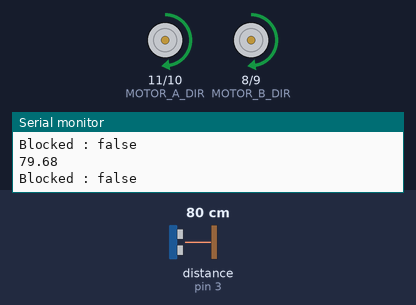
Recording of a sketch running on a simulated Arduino Uno, built with avr-gcc and run on an emulated ATmega328P. Parts: direction and speed pins drawn as motors (green arrow = direction pin HIGH = forward, orange = LOW = backward, longer = more drive), the last lines printed to the serial monitor. Wiring (inferred from the names in the program): ultrasonic range finder: trigger pin 12; echo pin 3. The inputs (shaded band) are chosen by the test bench; at power-on: distance to the obstacle (sensor on pin 3) 80 cm. The echo pulse lasts 58.3 µs per cm; random numbers use the default seed unless the sketch sets one.

Above: at 1.2 s.
1.3 s: distance to the obstacle (sensor on pin 3) set to 17 cm
2.8 s: distance to the obstacle (sensor on pin 3) set to 14 cm
At 3.2 s:
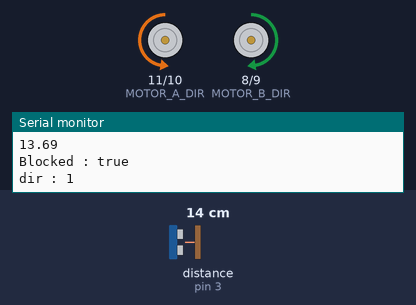
At 4.1 s:
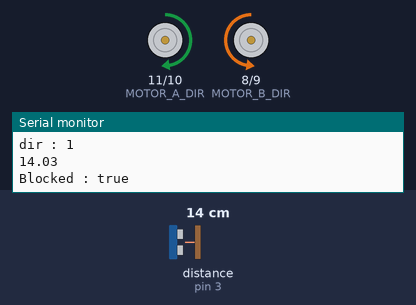
5.8 s: distance to the obstacle (sensor on pin 3) set to 18 cm
Timing chart, 0 to 8.8 s (numbered marks = the images above; inputs shaded):
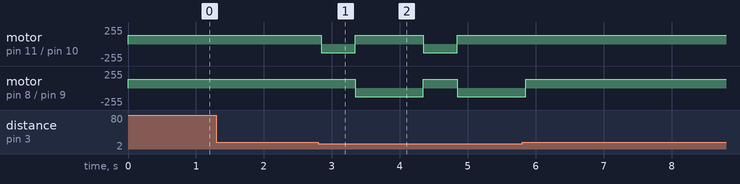

The sketch:

07_bot_maze_wall.ino
```cpp
/*
   SS (stop)
   FF (forward)
   BB (backward)
   RR (right)
   LL (left)

   Optional
   FR (forward right)
   FL (forward left)
   BR (backward right)
   BL (backward left)
*/
const uint8_t MOTOR_A_DIR = 11, MOTOR_A_SPEED = 10, MOTOR_B_DIR = 8, MOTOR_B_SPEED = 9;
uint8_t speed = 128;

const uint8_t PIN_US_TRIG = 12, PIN_US_ECHO = 3;

uint16_t duration = 500;

void ff() {
  digitalWrite(MOTOR_A_DIR, HIGH);
  analogWrite(MOTOR_A_SPEED, speed);
  digitalWrite(MOTOR_B_DIR, HIGH);
  analogWrite(MOTOR_B_SPEED, speed);
}

void bb() {
  digitalWrite(MOTOR_A_DIR, LOW);
  analogWrite(MOTOR_A_SPEED, speed);
  digitalWrite(MOTOR_B_DIR, LOW);
  analogWrite(MOTOR_B_SPEED, speed);
}

void ss() {
  digitalWrite(MOTOR_A_DIR, LOW);
  analogWrite(MOTOR_A_SPEED, 0);
  digitalWrite(MOTOR_B_DIR, LOW);
  analogWrite(MOTOR_B_SPEED, 0);
}

void rr() {
  digitalWrite(MOTOR_A_DIR, LOW);
  analogWrite(MOTOR_A_SPEED, speed);
  digitalWrite(MOTOR_B_DIR, HIGH);
  analogWrite(MOTOR_B_SPEED, speed);
}

void ll() {
  digitalWrite(MOTOR_A_DIR, HIGH);
  analogWrite(MOTOR_A_SPEED, speed);
  digitalWrite(MOTOR_B_DIR, LOW);
  analogWrite(MOTOR_B_SPEED, speed);
}

void setup() {
  // put your setup code here, to run once:
  pinMode(MOTOR_A_DIR, OUTPUT);
  pinMode(MOTOR_A_SPEED, OUTPUT);
  pinMode(MOTOR_B_DIR, OUTPUT);
  pinMode(MOTOR_B_SPEED, OUTPUT);

  pinMode(PIN_US_TRIG, OUTPUT);
  pinMode(PIN_US_ECHO, INPUT);

  Serial.begin(9600);
}

boolean isBlocked() {
    // put your main code here, to run repeatedly:
  digitalWrite(PIN_US_TRIG, LOW);
  delayMicroseconds(2);
  digitalWrite(PIN_US_TRIG, HIGH);
  delayMicroseconds(10);
  digitalWrite(PIN_US_TRIG, LOW);

  uint64_t time =  pulseIn(PIN_US_ECHO, HIGH);

  // time = microseconds * 1000000
  // 343 m/s speed of sound
  // cm
  double duration = (time / 2);
  duration = duration / 1000000;
  double distance = 343 * duration;
  distance = distance * 100;

  // cm
  Serial.println(distance);
  if (distance < 15) {
      Serial.println("Blocked : true");
      return true;
  } else {
      Serial.println("Blocked : false");
      return false;
  }
}

void rightToLeft() {
  rr();
  delay(duration);
  if (isBlocked()){
    ll();
    delay(duration);
    ll();
    delay(duration);
  }
}

void leftToRight() {
  ll();
  delay(duration);
  if (isBlocked()){
    rr();
    delay(duration);
    rr();
    delay(duration);
  }
}

void loop() {
  // put your main code here, to run repeatedly:

  if (isBlocked()) {

    uint8_t dir = random(0,2);
    Serial.print("dir : ");
    Serial.print(dir);
    Serial.println();
    if (dir) rightToLeft();
    else leftToRight();

  } else {
    ff();
  }
}
```

Measured:
- the behaviour switches between 16 and 15 cm on distance to the obstacle (sensor on pin 3) (found by bisection; images 0 and 1)
- after the input at 2.8 s, motor on pin 11 (MOTOR_A_DIR) / pin 10 (MOTOR_A_SPEED): alternates forward 128/255 for 1.0 s and backward 128/255 for 0.50 s, starting at once; motor on pin 8 (MOTOR_B_DIR) / pin 9 (MOTOR_B_SPEED): forward 128/255 → backward 128/255 after 0.54 s, → forward 128/255 1.0 s later, → backward 128/255 0.50 s later
